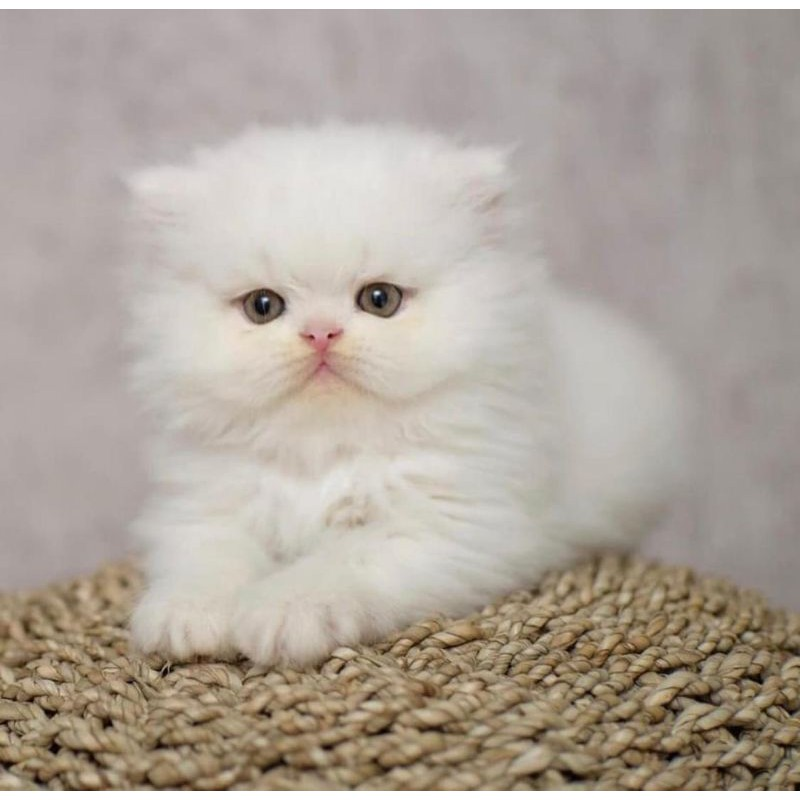
#> input picture image.jpeg, 800 x 800 px, found by its file name
$ python cropping.py
#> lines starting #> are read from the running program, lines starting #| are printed output that depends on the picture
import cv2

img = cv2.imread("image.jpeg")
#> img is the input picture: shape (800, 800, 3); mean B, G, R 155.5, 165.3, 175.1
print(type(img))
#| <class 'numpy.ndarray'>

# Shape of the image
print("Shape of the image", img.shape)
#| Shape of the image (800, 800, 3)

# [rows, columns]
crop = img[50:180, 100:300]
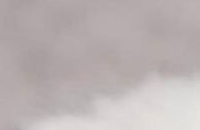
#> crop: shape (130, 200, 3); mean B, G, R 179.1, 179, 187.5


cv2.imshow('original', img)
cv2.imshow('cropped', crop)
cv2.waitKey(0)
cv2.destroyAllWindows()
